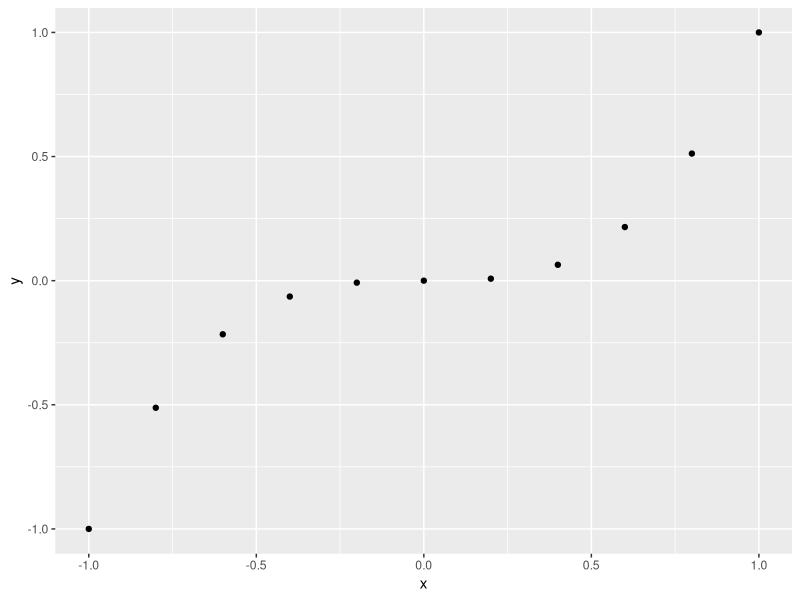
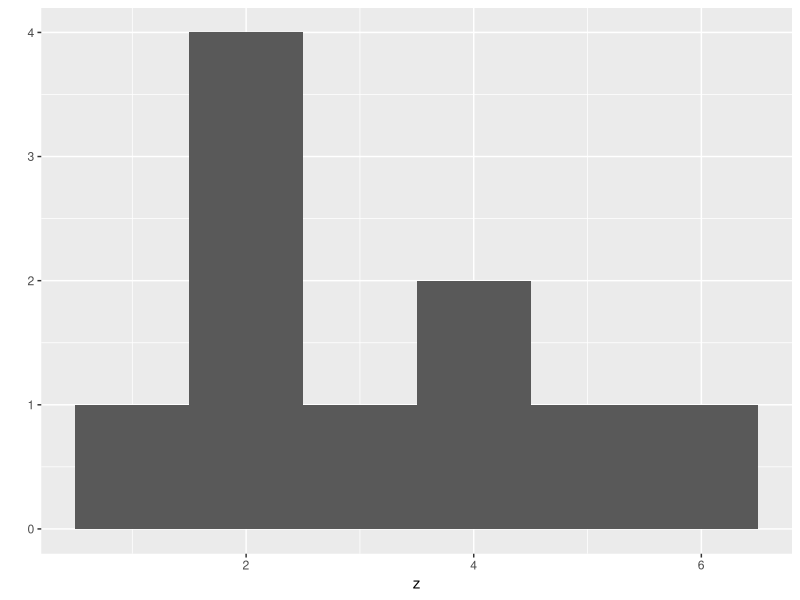
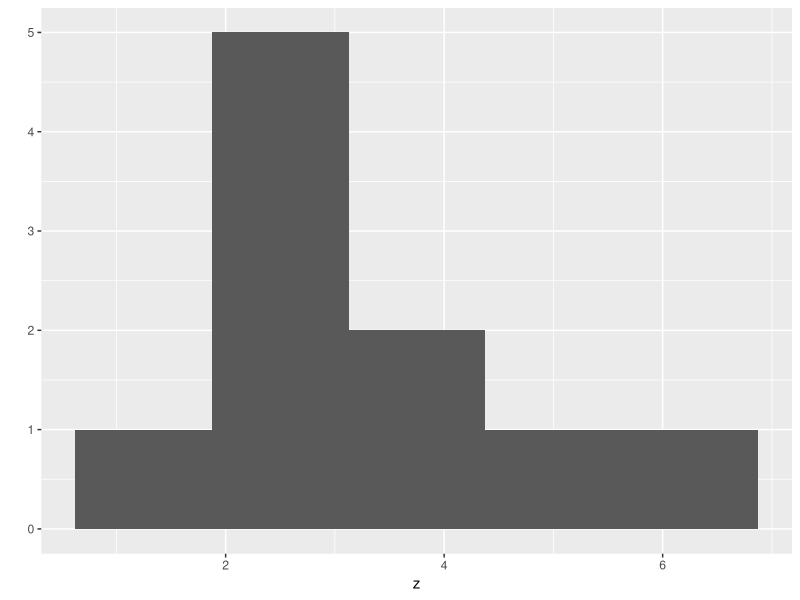
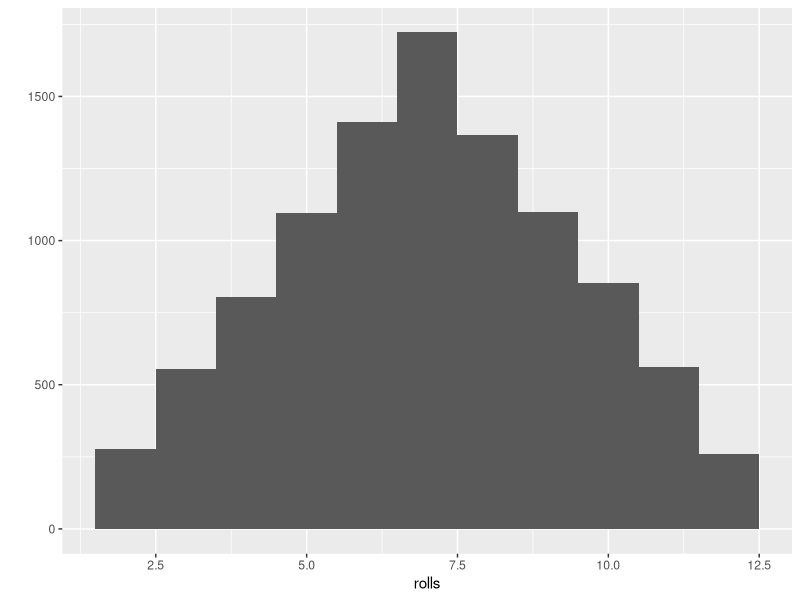
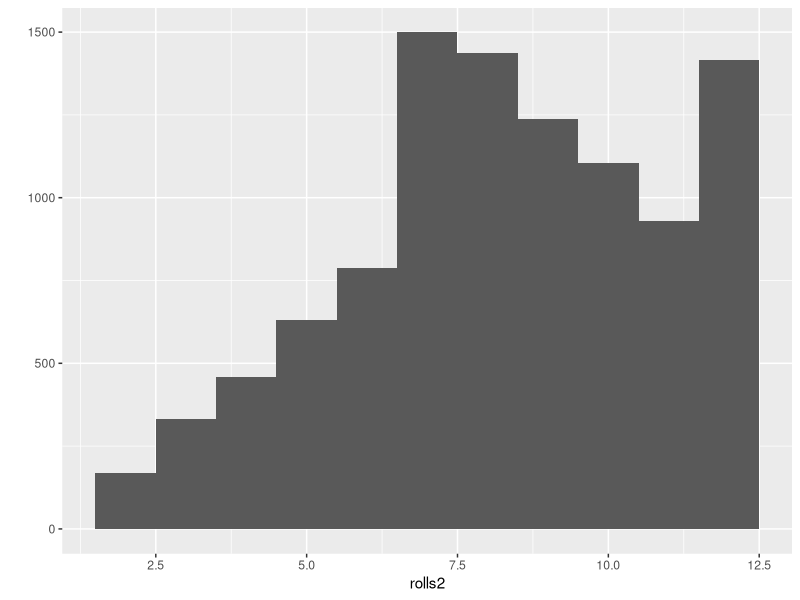

Generate these figures, in order, with R:
# O capítulo tem duas metas principais em termos de execução: (1) ver se o dado é justo e (2) viciá-lo

# Como utilizará o 'qplot' para visualizar se o dado é justo, é necessário instalar o pacote ggplot2
install.packages("ggplot2")
# Após a instalação, é necessário carregar o pacote instalado antes utilizá-lo em toda nova sessão do R
library(ggplot2)

# Vamos testar o qplot?
# Para isso, criaremos os vetores para o plano cartersiano, x e y
x <- c(-1, -0.8, -0.6, -0.4, -0.2, 0, 0.2, 0.4, 0.6, 0.8, 1)
y <- x^3
qplot(x, y)
# Vimos que os eixos x e y formam um scatterplot
# E para ver a distribuição de apenas uma dessas variáveis? Podemos usar o histograma
## Mas, para isso, criaremos um novo vetor no qual valores se repitam
z <- c(1, 2, 3 ,2 ,2, 4, 4, 5, 6, 2)
qplot(z, binwidth = 1)
qplot(z, bins = 5)
# Nota-se que são duas as opções para definir a largura de cada barra. A primeira é mais prática,
## especialmente porque utilizamos bases com muitas observações e teremos maior dificuldade
## em interpretar o gráfico

rm(x, y, z)

# Usando o histograma para ver se o dado é justo
  # Primeiro, recriamos a função para jogar o dado duas vezes, como no Capítulo 1
die <- 1:6
roll <- function() {
  die <- 1:6
  dice <- sample(x = die, size = 2, replace = TRUE)
  sum(dice)
}
  # Utilizamos a função  "replicate" para simular 10.000 jogadas gerando um data frame para criar um histograma
replicate(10000, roll())
rolls <- replicate(10000, roll())
qplot(rolls, binwidth = 1)
  # Como o histograma se aproximará de uma pirâmide, sabemos que os dados são justos

  # Mas, e agora? Como gerar um dado "injusto"? Vamos olhar para a ajuda da função sample e ver o que ela nos diz
?sample()
??sample()
  # Apesar do pacote nos indicar somente que existe o argumento "prob", não nos indica como funciona. Nesse caso, deve-se saber que
  ## são indicadas as probabilidades de cada um dos valores seguindo a ordem do vetor construído
    # Aqui atribuiremos que o número 6 tem 3 vezes mais chances de sair quando comparado aos outros valores do dado
die <- 1:6
roll2 <- function() {
  die <- 1:6
  dice <- sample(x = die, size = 2, replace = TRUE, prob = c(1/8, 1/8, 1/8, 1/8, 1/8, 3/8))
  sum(dice)
}
rolls2 <- replicate(10000, roll2())
qplot(rolls2, binwidth = 1)
  # Caso utilizássemos uma amostra menor, digamos 10 jogadas, não teríamos a ideia do dado viciado. Isso só é possível em decorrência
  ## da grande amostra utilizada.
